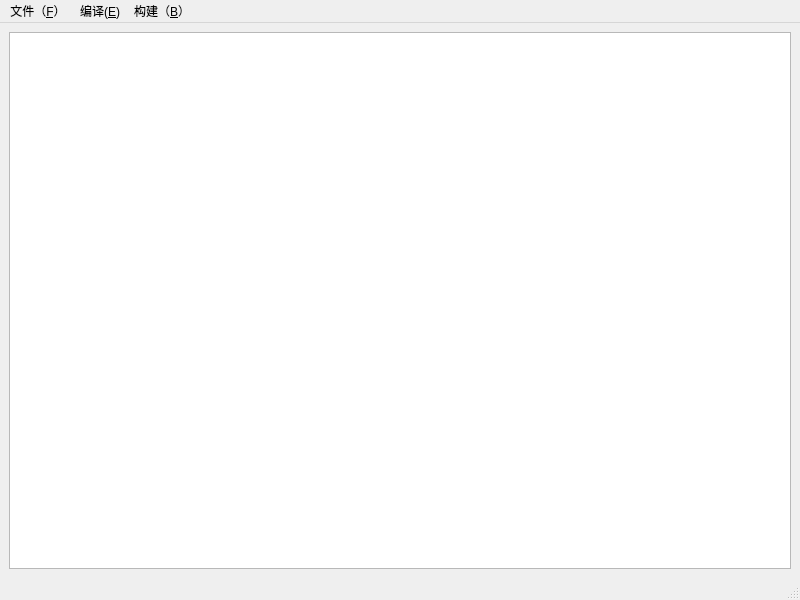
<?xml version="1.0" encoding="UTF-8"?>
<ui version="4.0">
 <class>MainWindow</class>
 <widget class="QMainWindow" name="MainWindow">
  <property name="geometry">
   <rect>
    <x>0</x>
    <y>0</y>
    <width>800</width>
    <height>600</height>
   </rect>
  </property>
  <property name="windowTitle">
   <string>MainWindow</string>
  </property>
  <widget class="QWidget" name="centralwidget">
   <layout class="QVBoxLayout" name="verticalLayout">
    <item>
     <widget class="QTextEdit" name="textEdit"/>
    </item>
   </layout>
  </widget>
  <widget class="QMenuBar" name="menubar">
   <property name="geometry">
    <rect>
     <x>0</x>
     <y>0</y>
     <width>800</width>
     <height>21</height>
    </rect>
   </property>
   <widget class="QMenu" name="menu_F">
    <property name="title">
     <string>文件（&amp;F）</string>
    </property>
    <addaction name="newaction"/>
    <addaction name="openaction"/>
    <addaction name="saveaction"/>
   </widget>
   <widget class="QMenu" name="menu">
    <property name="title">
     <string>编译(&amp;E)</string>
    </property>
   </widget>
   <widget class="QMenu" name="menu_B">
    <property name="title">
     <string>构建（&amp;B）</string>
    </property>
   </widget>
   <addaction name="menu_F"/>
   <addaction name="menu"/>
   <addaction name="menu_B"/>
  </widget>
  <widget class="QStatusBar" name="statusbar"/>
  <action name="newaction">
   <property name="text">
    <string>新建(&amp;N)</string>
   </property>
  </action>
  <action name="openaction">
   <property name="text">
    <string>打开(&amp;O)</string>
   </property>
  </action>
  <action name="saveaction">
   <property name="text">
    <string>另存为(&amp;S)</string>
   </property>
  </action>
 </widget>
 <resources/>
 <connections/>
</ui>
